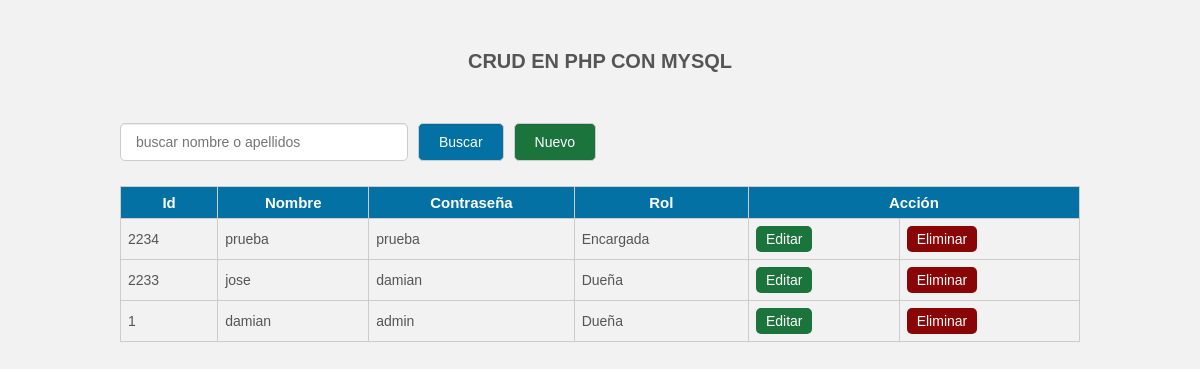
The page /tablas/index.php on the database as committed earlier.
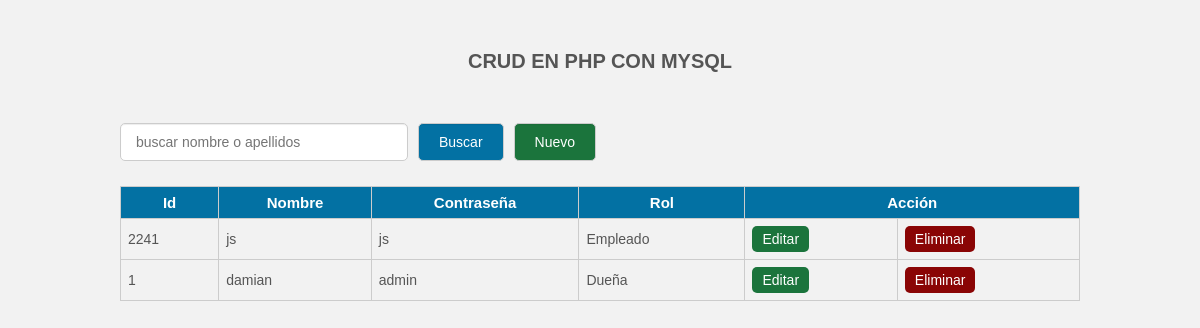
The same page on the database as committed later.
### tables this page shows
CREATE TABLE `usuarios` (
  `id_usuario` int(11) NOT NULL,
  `nombre_usuario` varchar(200) NOT NULL,
  `contraseña_usuario` varchar(200) NOT NULL,
  `id_rol` int(11) NOT NULL
);

CREATE TABLE `roles` (
  `id_rol` int(11) NOT NULL,
  `nombre_rol` varchar(100) NOT NULL
);

### tablas/index.php (the view, shortened to what this page needs)
<?php
	include_once 'conexion.php';
	$sentencia_select=$con->prepare('SELECT *FROM usuarios INNER JOIN roles ON usuarios.id_rol=roles.id_rol ORDER BY id_usuario DESC');
	$sentencia_select->execute();
	$resultado=$sentencia_select->fetchAll();
?>
<!DOCTYPE html>
<html lang="es">
<head>
	<link rel="stylesheet" href="css/estilo.css">
</head>
<body>
	<div class="contenedor">
		<h2>CRUD EN PHP CON MYSQL</h2>
		<div class="barra__buscador">
			<form action="" class="formulario" method="post">
				<input type="text" name="buscar" placeholder="buscar nombre o apellidos"
				value="<?php if(isset($buscar_text)) echo $buscar_text; ?>" class="input__text">
				<input type="submit" class="btn" name="btn_buscar" value="Buscar">
				<a href="insert.php" class="btn btn__nuevo">Nuevo</a>
			</form>
		</div>
		<table>
			<tr class="head">
				<td>Id</td>
				<td>Nombre</td>
				<td>Contraseña</td>
				<td>Rol</td>
				<td colspan="2">Acción</td>
			</tr>
			<?php foreach($resultado as $fila):?>
				<tr >
					<td><?php echo $fila['id_usuario']; ?></td>
					<td><?php echo $fila['nombre_usuario']; ?></td>
					<td><?php echo $fila['contraseña_usuario']; ?></td>
					<td><?php echo $fila['nombre_rol']; ?></td>
					<td><a href="update.php?id=<?php echo $fila['id_usuario']; ?>"  class="btn__update" >Editar</a></td>
					<td><a href="delete.php?id=<?php echo $fila['id_usuario']; ?>" class="btn__delete">Eliminar</a></td>
				</tr>
			<?php endforeach ?>
		</table>
	</div>
</body>
</html>

### tablas/css/estilo.css (style rules this page uses)
* { padding: 0; margin: 0px; box-sizing: border-box; }
body { font-family: 'Arial',sans-serif; font-size: 16px; background: #f2f2f2; }
a { text-decoration: none; }
.contenedor { width: 80%; max-width: 1000px; margin: 30px auto; overflow: hidden; }
h2 { display: block; margin-top: 20px; margin-bottom: 20px; text-align: center; font-size: 20px; font-family: 'Arial', sans-serif; font-weight: bold; color: #555; }
.barra__buscador { width: 100%; margin-top: 50px; margin-bottom: 10px; }
.formulario { display: flex; width: 100%; overflow: hidden; }
form .input__text { width: 100%; border: 1px solid #ccc; border-radius: 5px; box-shadow: 0 1px 1px rgba(0, 0, 0, 0.075) inset; color: #848688; display: block; font-size: 14px; margin-bottom: 15px; padding: 10px 15px; max-width: 30%; margin-right: 10px; outline: medium none; }
form .btn { border: 1px solid #ccc; border-radius: 5px; box-shadow: 0 1px 1px rgba(0, 0, 0, 0.075) inset; color: #fff; display: block; font-size: 14px; background: rgb(3, 113, 163); margin-bottom: 15px; padding: 10px 20px; margin-right: 10px; outline: medium none; cursor: pointer; }
.btn__nuevo { float: right; background: #1b743c !important; }
table { width: 100%; border-collapse: collapse; }
table .head { background: rgb(3, 113, 163); }
table .head td { color: #fff; font-family: 'Arial',sans-serif; font-weight: bold; font-size: 15px; text-align: center; }
table tr td { border:1px solid #ccc; padding: 7px; font-size: 14px; color: #555; }
.btn__update { display: inline-block; font-size: 14px; background: #1b743c; color: #fff; border-radius: 5px; padding: 5px 10px; }
.btn__delete { display: inline-block; font-size: 14px; background: #8a0505; color: #fff; border-radius: 5px; padding: 5px 10px; }

Rows that differ between the two databases and show on the page:
removed usuarios: id_usuario "2234", nombre_usuario "prueba", contraseña_usuario "prueba", id_rol.nombre_rol "Encargada"
removed usuarios: id_usuario "2233", nombre_usuario "jose", contraseña_usuario "damian", id_rol.nombre_rol "Dueña"
added usuarios: id_usuario "2241", nombre_usuario "js", contraseña_usuario "js", id_rol.nombre_rol "Empleado"
